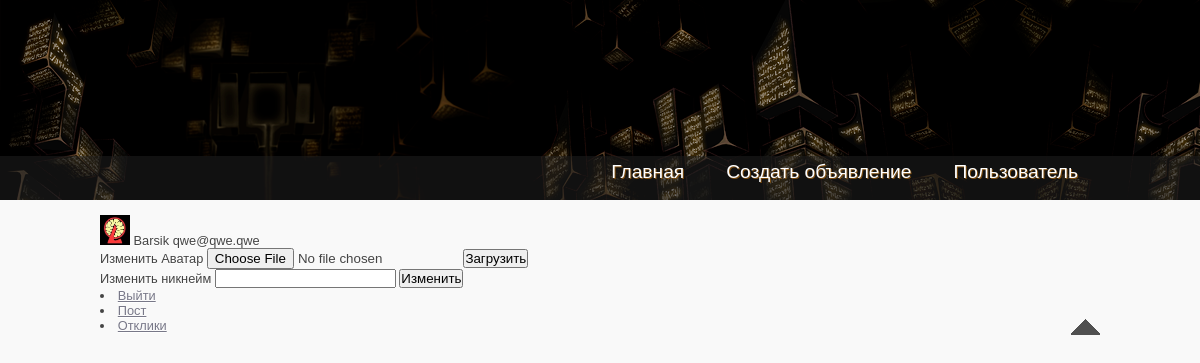
The page /user/ (signed in) on the database its author committed.
### forum/models.py (models this page shows, shortened)
class FUser(models.Model):
    name = models.CharField(max_length=32)
    email = models.OneToOneField(User, on_delete=models.CASCADE)
    avatar = models.ImageField(upload_to='', blank=True)

### accounts/views.py (the view, shortened to what this page needs)
# urls.py: path('', user, name='user'),
@login_required(login_url='/account/signin/')
def user(request):
    template_name = "user.html"
    fuser = FUser.objects.get(email=request.user)
    if request.method == 'GET':
        context = {
            'user': fuser,
            'user_form': UserForm,
        }
        return render(request, template_name, context)

### templates/user.html (shortened to what this page needs)
{% extends 'flatpages/default.html' %}
{% block content %}
    <img src="/media/{{ user.avatar }}" class="rounded-circle" width="30" height="30"/>
    {{ user.name }}
    {{ user.email.email }}
    <form action="" method="post" enctype="multipart/form-data">
        Изменить Аватар
        {{ user_form.avatar }}
        <input type="submit" value="Загрузить" />
    </form>
    <form action="" method="post">
        Изменить никнейм
        {{ user_form.name }}
        <input type="submit" value="Изменить" />
    </form>
            <li><a href="/accounts/logout/">Выйти</a></li>
            <li><a href="/user/post/">Пост</a></li>
            <li><a href="/user/reply/">Отклики</a></li>
{% endblock content %}

### static/css/asd.css (style rules this page uses)
html { height: 100%; }
* { margin: 0; padding: 0; }
body { font: normal .80em 'Droid Sans', arial, sans-serif; background: #F9F9F9; color: #444; }
img { border: 0; }
a, a:hover { outline: none; text-decoration: underline; color: #787888; }

### rows shown on the page
FUser: avatar (placeholder picture), name "Barsik", email.email "qwe@qwe.qwe"
